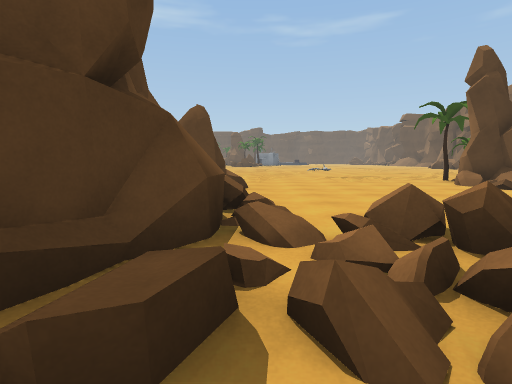
[1] (above)

24 first-person views from a walk through a 3-D level made in the Unity game engine. The camera is 1.2 m above the floor, tilts 6° down and sees 80° across. The floor is counted in squares, 2 m on a side. Each view is taken from the middle of a square. On the plan, view 1 faces up. The plan holds only what a view shows up to about 9 squares ahead; the rest is blank. The place goes on beyond the plan. Some animated figures are left out. Surface patterns are stand-ins for the level's own textures.

[2]
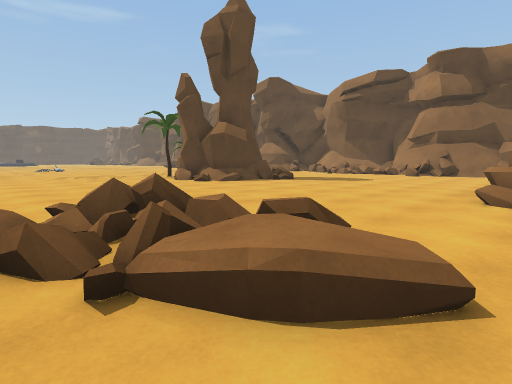

[3]
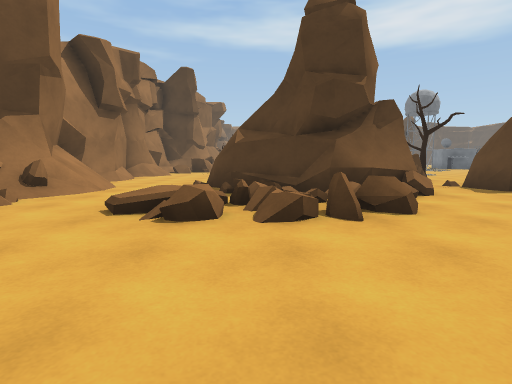

[4]
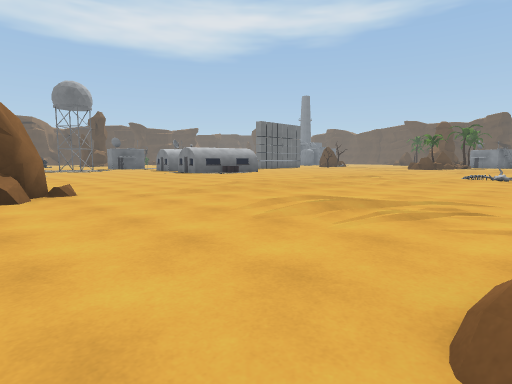

[5]
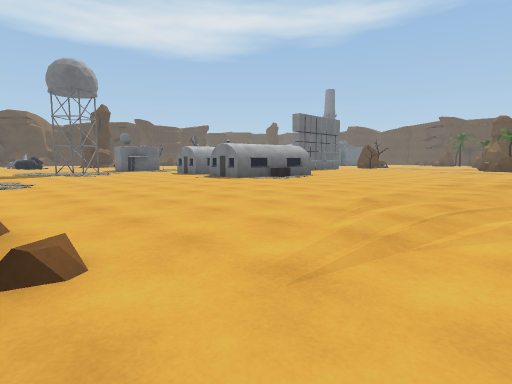

[6]
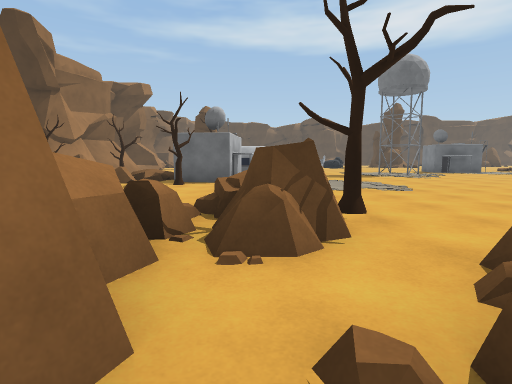

[7]
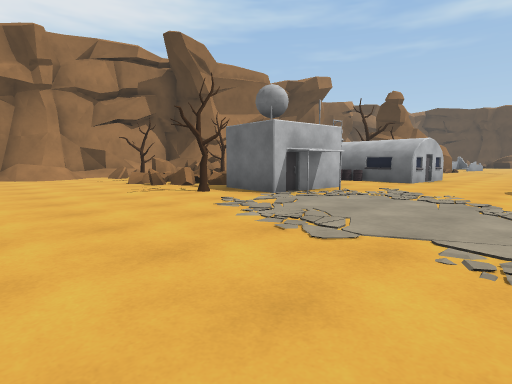

[8]
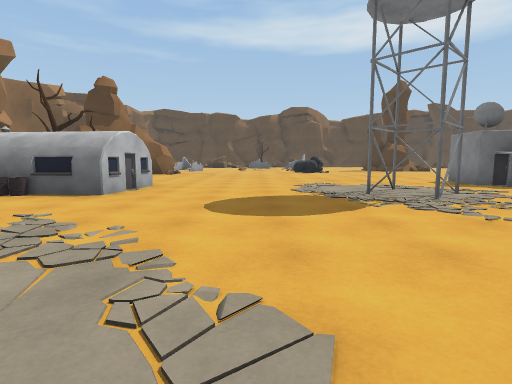

[9]
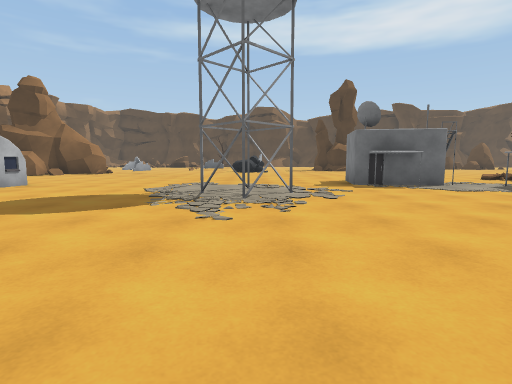

[10]
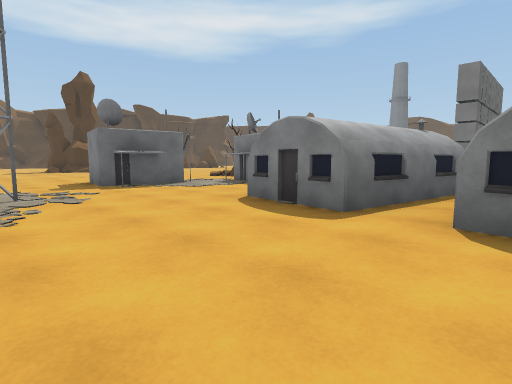

[11]
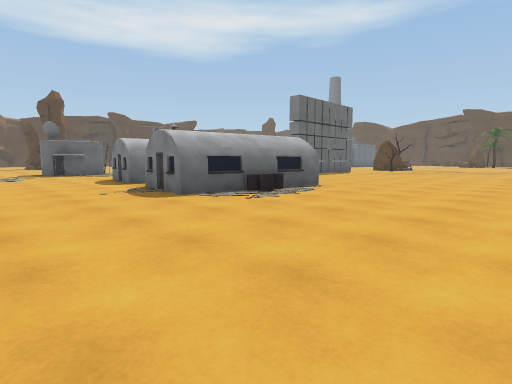

[12]
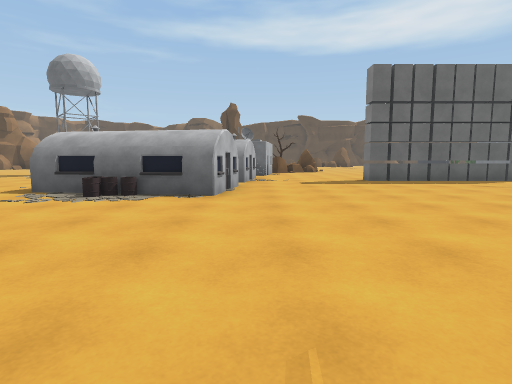

[13]
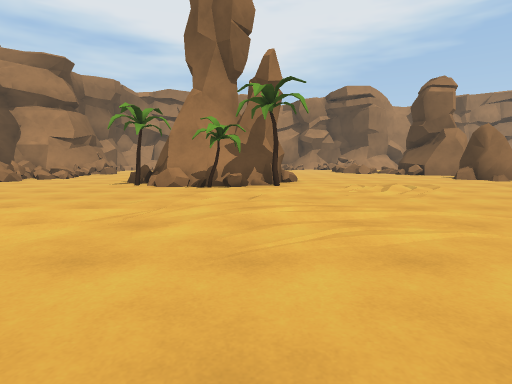

[14]
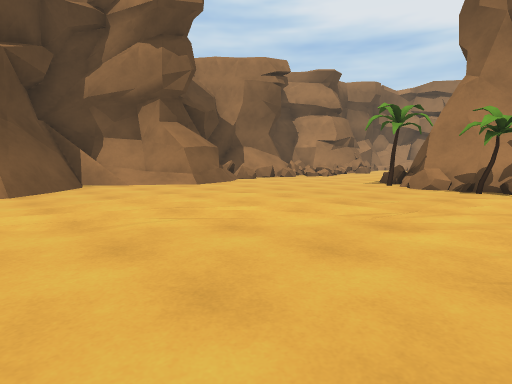

[15]
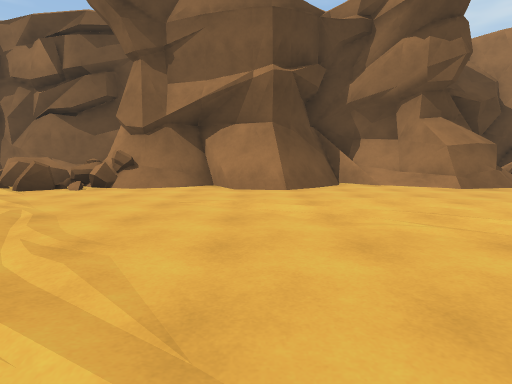

[16]
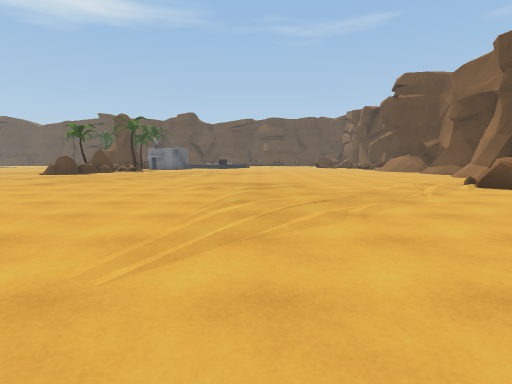

[17]
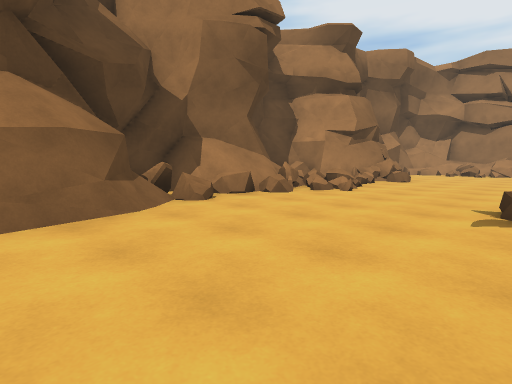

[18]
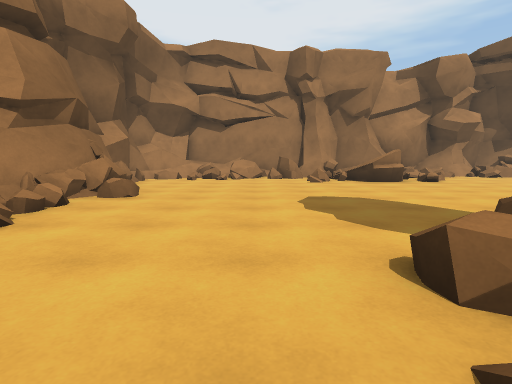

[19]
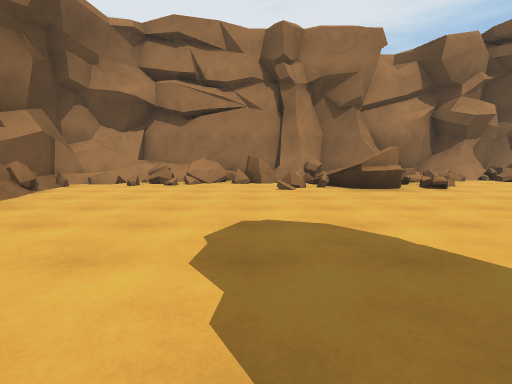

[20]
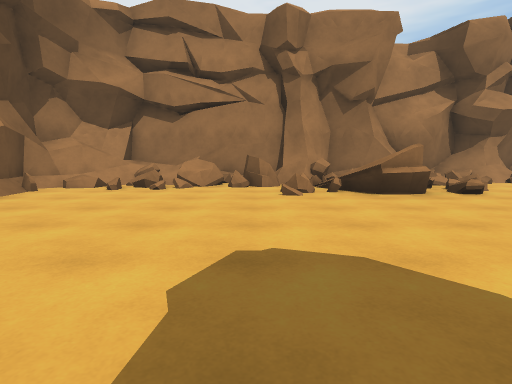

[21]
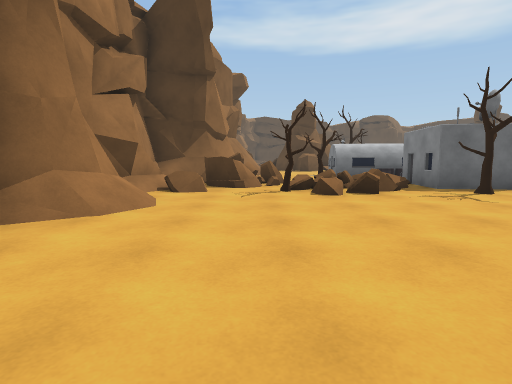

[22]
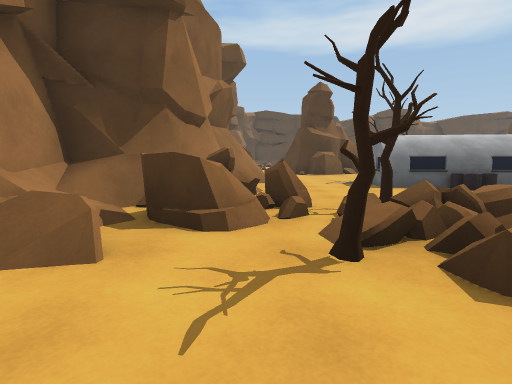

[23]
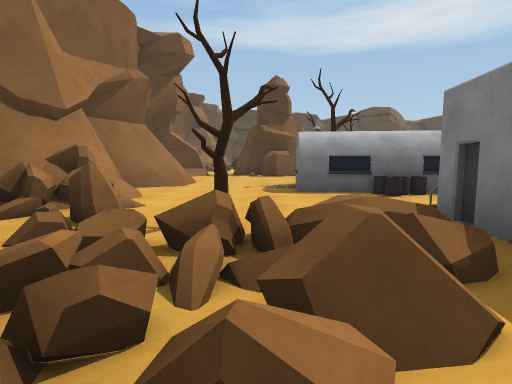

[24]
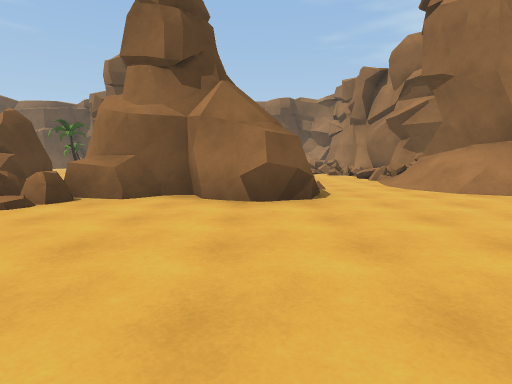

### Floor plan
Key: @ floor where view 1 was taken; # wall or solid block; x gap in a wall; . floor; / step, stairs or slope; = window, fence, low wall or low ledge; ^ raised ledge; T tree; R rock; B building; C cube; O other object.
Columns run from 17 left of view 1 to 15 right of it. Each row starts with its distance up from view 1.
 23        C...      .............. #
 22        C.....    .............#=#
 21        ........   ...........=^=#
 20        ........    ..........####
 19        .........    ..........##
 18 .. BB B...........  ........../#
 17 ..BB   B.BB.......  .=........##
 16  B...  B. BB...... ...........##
 15  B#...BB. BB...../ ...........##
 14 BBB......BB....................#
 13 ...............................#
 12 ..............................##
 11 ...##.........................##
 10 ...##.............../...T.....##
  9 ..................../..T##T...=#
  8 .......................###=....#
  7 ...............RR.....## #=...=##
  6 .............T.R#......   ....=##
  5 ..BB...BB...RRR......... .....==
  4  O B..BB#....R^##.............##
  3  TBBB.#BT.....####...........=##
  2 ..BB...x......####==..........#
  1 ......T==.....##............../
  0 .......#T.....##.@==....=...../#
 -1  ##./=#=..............##==..//.#
 -2   #####^=......//....#= #=^==#=#
 -3      ^//x.#. =//#=====#######=##
 -4      ^#^######### #####

Positions as (right, up) in squares from view 1, and headings:
1: (0, 0), facing up
2: (0, -1), facing up-right
3: (5, 1), facing left
4: (5, 6), facing up-left
5: (1, 7), facing up-left
6: (-1, 5), facing left
7: (-5, 8), facing down-left
8: (-8, 8), facing left
9: (-8, 11), facing left
10: (-8, 11), facing up-left
11: (-2, 11), facing up-left
12: (-1, 18), facing left
13: (6, 16), facing down
14: (6, 16), facing down-right
15: (6, 16), facing right
16: (7, 14), facing up
17: (9, 12), facing down-right
18: (10, 8), facing down
19: (9, 6), facing down
20: (9, 5), facing down
21: (-3, -1), facing left
22: (-7, -1), facing left
23: (-8, 1), facing left
24: (-8, 1), facing right
